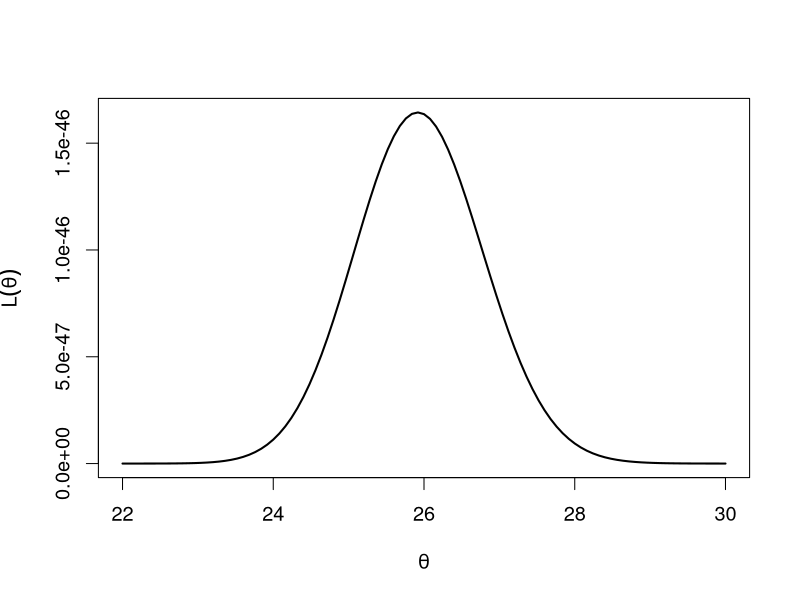
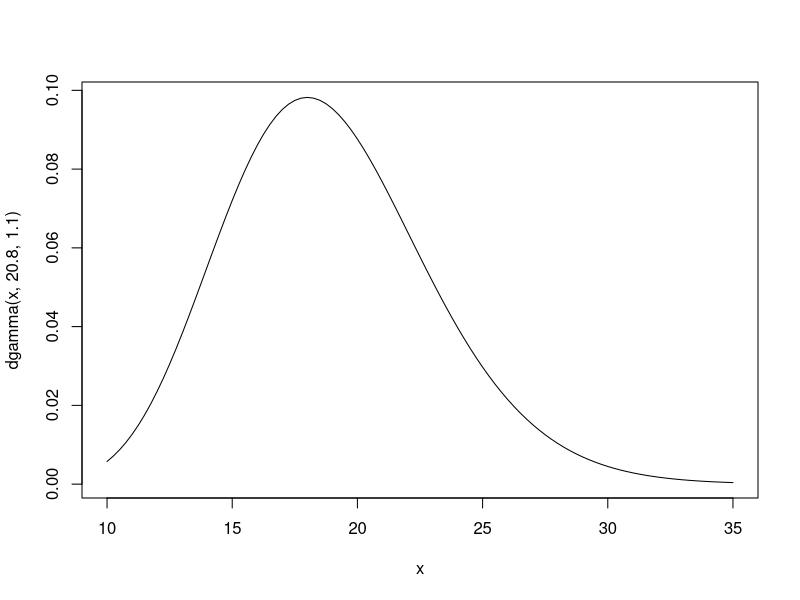
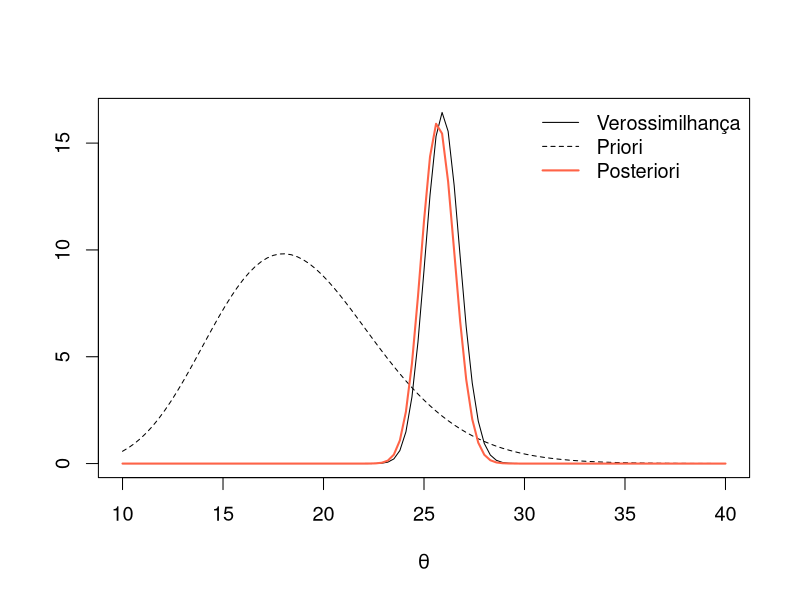

The R script that drew these images, in order:
## ---- chunk 1
no_suicidios <- c(19, 26, 30, 28, 25, 23,23, 21,
22, 27, 31, 22, 23, 21, 29, 27, 26, 23,
36, 27, 24, 21, 18, 22, 34, 27, 26, 26, 34,
22, 27, 25, 32, 36, 28, 22 )
## ---- chunk 2
# função de verossimilhança
vero <- function(q){
  sapply ( q, function(q) prod(dpois(no_suicidios, q)) ) 
} 

# gráfico da função de verossimilhança
oo <- par( cex = 1.2)
curve( vero(x),22,30, xlab = expression(theta), ylab = expression( L(theta)) , lwd = 2)
par(oo)
## ---- chunk 3
# menos o logaritmo da função de verossimilhança
lvero <- function(q) -log( vero(q))

# encontrando a emv:
optimise(lvero, c(24,28))
 
## ---- chunk 4
curve(dgamma(x,20.8, 1.1), 10,35)
## ---- chunk 5
prio = function(x) x^19.8*exp(-1.1*x)
post = function(x) vero(x)*prio(x)
oo = par(cex=1.2)
curve( vero(x)/10^(-47),10,40, ylab = '', xlab=expression(theta))
curve( dgamma(x,20.8,1.1)/.01,add = T, lty = 2)
curve( dgamma(x,953.8,37.1)/.03,add = T, lwd = 2, col ='tomato')
legend('topright',c('Verossimilhança','Priori','Posteriori'), lwd =c(1,1,2), lty = c(1,2,1), col=c(1,1,'tomato'), bty = 'n')
par(oo)

## ---- chunk 6
qgamma( c(.025,.975), 953.8, 37.1)
## ---- chunk 7
1-pgamma(22.8, 953.8, 37.1)
